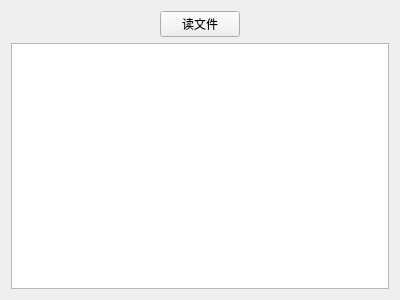
<?xml version="1.0" encoding="UTF-8"?>
<ui version="4.0">
 <class>Widget</class>
 <widget class="QWidget" name="Widget">
  <property name="geometry">
   <rect>
    <x>0</x>
    <y>0</y>
    <width>400</width>
    <height>300</height>
   </rect>
  </property>
  <property name="windowTitle">
   <string>Widget</string>
  </property>
  <layout class="QGridLayout" name="gridLayout">
   <item row="0" column="0">
    <spacer name="horizontalSpacer">
     <property name="orientation">
      <enum>Qt::Horizontal</enum>
     </property>
     <property name="sizeHint" stdset="0">
      <size>
       <width>145</width>
       <height>20</height>
      </size>
     </property>
    </spacer>
   </item>
   <item row="0" column="1">
    <widget class="QPushButton" name="pushButton">
     <property name="text">
      <string>读文件</string>
     </property>
    </widget>
   </item>
   <item row="0" column="2">
    <spacer name="horizontalSpacer_2">
     <property name="orientation">
      <enum>Qt::Horizontal</enum>
     </property>
     <property name="sizeHint" stdset="0">
      <size>
       <width>144</width>
       <height>20</height>
      </size>
     </property>
    </spacer>
   </item>
   <item row="1" column="0" colspan="3">
    <widget class="QTextEdit" name="textEdit"/>
   </item>
  </layout>
 </widget>
 <layoutdefault spacing="6" margin="11"/>
 <resources/>
 <connections/>
</ui>
